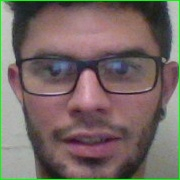
//> input picture Data/Pablo1.jpg, 180 x 180 px, given in place of the camera
$ ./face_detect_lbp   (built with g++ and OpenCV 4)
//> lines starting //> are read from the running program, lines starting //| are printed output that depends on the picture; after the words box and inside, x2 and y2 are one past the last pixel; in counts of white or black regions, pixels touching at a corner belong together
#include "opencv2/objdetect.hpp"
#include "opencv2/videoio.hpp"
#include "opencv2/highgui.hpp"
#include "opencv2/imgproc.hpp"

#include <iostream>
#include <stdio.h>

using namespace std;
using namespace cv;
void detectAndDisplay( Mat frame, int* num );
String face_cascade_name = "lbpcascade_frontalface.xml";
String eyes_cascade_name = "haarcascade_eye_tree_eyeglasses.xml";
CascadeClassifier face_cascade;
CascadeClassifier eyes_cascade;
String window_name = "Capture - Face detection";
int main( void )
{
    VideoCapture capture;
    Mat frame;
    //-- 1. Load the cascades
    if( !face_cascade.load( face_cascade_name ) ){ printf("--(!)Error loading face cascade\n"); return -1; };
    if( !eyes_cascade.load( eyes_cascade_name ) ){ printf("--(!)Error loading eyes cascade\n"); return -1; };
    //-- 2. Read the video stream
    capture.open( -1 );
    if ( ! capture.isOpened() ) { printf("--(!)Error opening video capture\n"); return -1; }
    int num = 1;
    while ( capture.read(frame) )
    {
//> frame is the input picture: 180 rows x 180 cols, CV_8UC3; mean B, G, R 100.5, 104.7, 118.4
        if( frame.empty() )
        {
            printf(" --(!) No captured frame -- Break!");
            break;
        }
        //-- 3. Apply the classifier to the frame
        detectAndDisplay( frame , &num);
        char c = (char)waitKey(10);
        if( c == 27 ) { break; } // escape
    }
    return 0;
}
void detectAndDisplay( Mat frame, int* num )
{
    std::vector<Rect> faces;
    Mat frame_gray;
    //cvtColor( frame, frame_gray, COLOR_BGR2GRAY );
    cvtColor( frame, frame_gray, CV_BGR2GRAY );
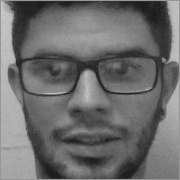
//> frame_gray: 180 rows x 180 cols, CV_8UC1; min 25, max 201, mean 108.3

    equalizeHist( frame_gray, frame_gray );
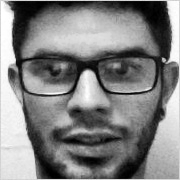
//> frame_gray: 180 rows x 180 cols, CV_8UC1; min 0, max 255, mean 128.4
    //-- Detect faces
    //face_cascade.detectMultiScale( frame_gray, faces, 1.1, 2, 0|CASCADE_SCALE_IMAGE, Size(30, 30) );
    face_cascade.detectMultiScale( frame_gray, faces, 1.1, 2, 0, Size(80, 80) );
//> faces = 1 Rect (x, y, width, height): [12, 12, 153, 153]

    for ( size_t i = 0; i < faces.size(); i++ )
    {
        Point center( faces[i].x + faces[i].width/2, faces[i].y + faces[i].height/2 );
        //ellipse( frame, center, Size( faces[i].width/2, faces[i].height/2 ), 0, 0, 360, Scalar( 255, 0, 255 ), 4, 8, 0 );
        rectangle(frame, faces[i], CV_RGB(0, 255,0), 1);
        Mat faceROI = frame_gray( faces[i] );
        std::vector<Rect> eyes;

        Mat face_i = frame_gray(faces[i]);

        vector<int> compression_params;
        compression_params.push_back(100);

        char d = (char)waitKey(2);
        if(d == 32){
          // fprintf(stdout, "num == %d\n", *num);

          imwrite(format("Pablo%d.jpg", *num), face_i, compression_params);
          *num = *num + 1;
         }

        //-- In each face, detect eyes
        eyes_cascade.detectMultiScale( faceROI, eyes, 1.1, 2, 0 |CASCADE_SCALE_IMAGE, Size(30, 30) );
        for ( size_t j = 0; j < eyes.size(); j++ )
        {
            Point eye_center( faces[i].x + eyes[j].x + eyes[j].width/2, faces[i].y + eyes[j].y + eyes[j].height/2 );
            int radius = cvRound( (eyes[j].width + eyes[j].height)*0.25 );
            circle( frame, eye_center, radius, Scalar( 255, 0, 0 ), 4, 8, 0 );
        }
    }
//> this loop made 1 pass
//> center on pass 1: Point(88, 88)
//> pass 1, in detectAndDisplay, `Mat faceROI = frame_gray( faces[i] );`:
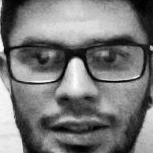
//> faceROI: 153 rows x 153 cols, CV_8UC1; min 0, max 255, mean 120.1
//> after the loop:
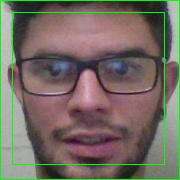
//> frame: 180 rows x 180 cols, CV_8UC3; 1.88% of pixels changed, all inside (x1, y1, x2, y2) = (12, 12, 165, 165)
//> the Esc key is pressed
    //-- Show what you got
    imshow( window_name, frame );
}

$ run again, on Data/Pablo3.jpg
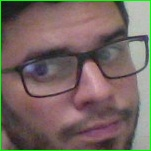
//> input picture Data/Pablo3.jpg, 151 x 151 px, given in place of the camera
//> frame is the input picture: 151 rows x 151 cols, CV_8UC3; mean B, G, R 97.6, 103, 118.4
//> in detectAndDisplay, `cvtColor( frame, frame_gray, CV_BGR2GRAY );`:
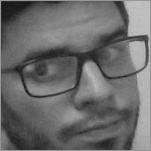
//> frame_gray: 151 rows x 151 cols, CV_8UC1; min 20, max 197, mean 107
//> in detectAndDisplay, `equalizeHist( frame_gray, frame_gray );`:
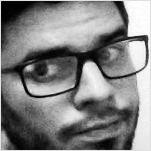
//> frame_gray: 151 rows x 151 cols, CV_8UC1; min 0, max 255, mean 128.5
//> faces = empty

$ run again, on Data/Pablo4.jpg
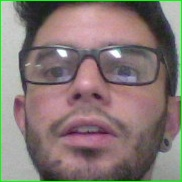
//> input picture Data/Pablo4.jpg, 182 x 182 px, given in place of the camera
//> frame is the input picture: 182 rows x 182 cols, CV_8UC3; mean B, G, R 116.2, 119.5, 133.8
//> in detectAndDisplay, `equalizeHist( frame_gray, frame_gray );`:
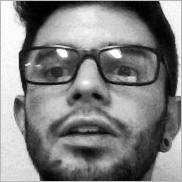
//> frame_gray: 182 rows x 182 cols, CV_8UC1; min 0, max 255, mean 128.4
//> faces = 1 Rect (x, y, width, height): [13, 8, 159, 159]
//> the loop in detectAndDisplay, `for ( size_t i = 0; i < faces.size(); i++ )` made 1 pass
//> center on pass 1: Point(92, 87)
//> after the loop in detectAndDisplay, `for ( size_t i = 0; i < faces.size(); i++ )`:
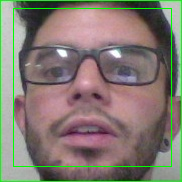
//> frame: 182 rows x 182 cols, CV_8UC3; 1.91% of pixels changed, all inside (x1, y1, x2, y2) = (13, 8, 172, 167)
